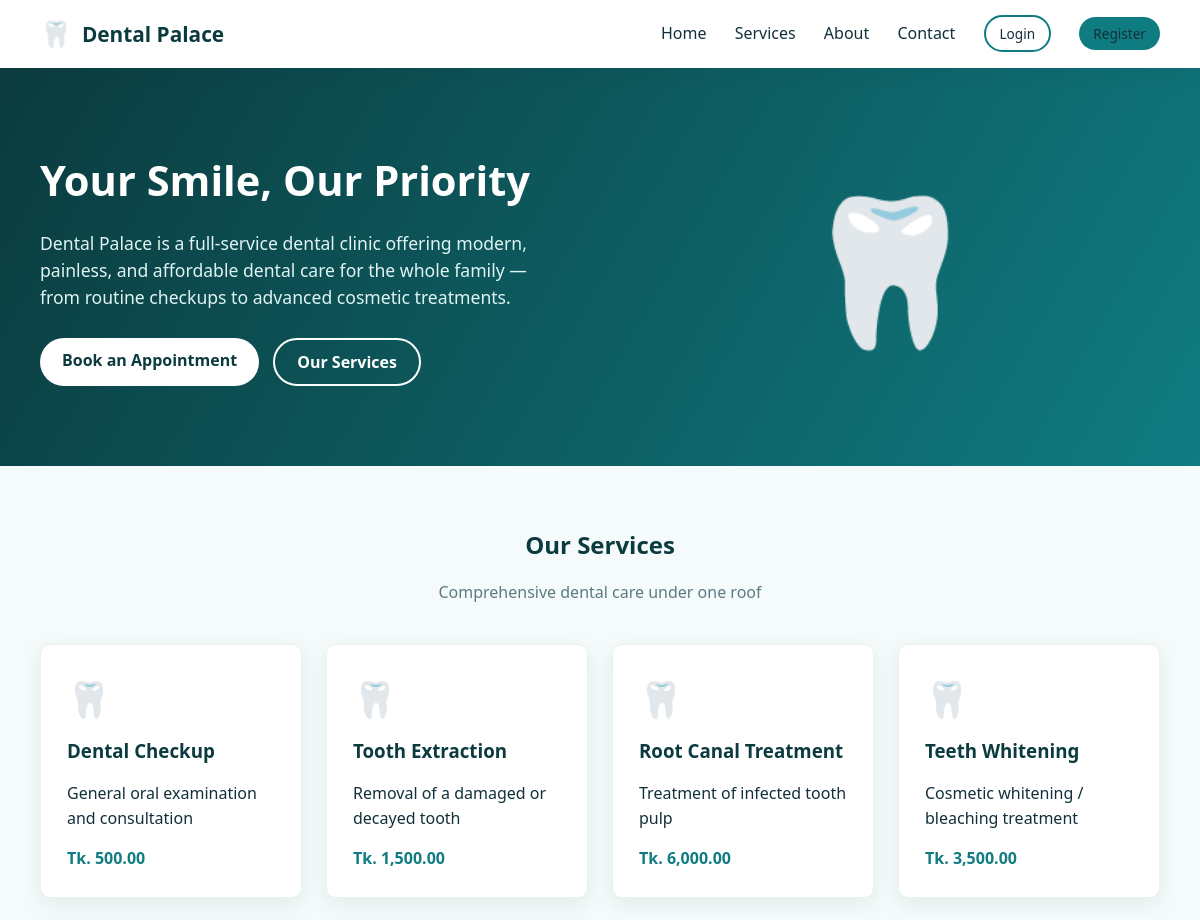
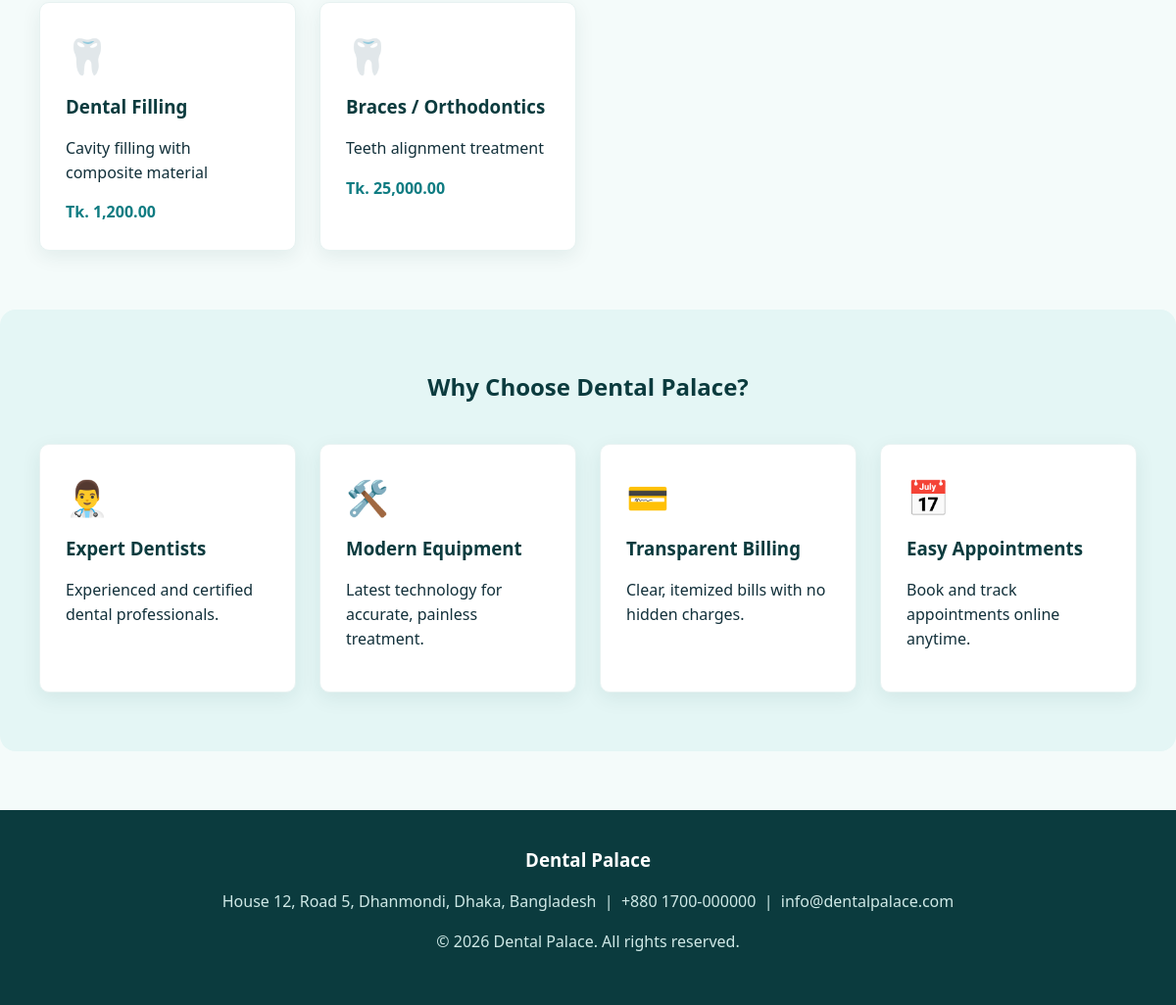
The page / on the database its author committed (2 pictures, top to bottom).
### tables this page shows
CREATE TABLE services (
    id INT AUTO_INCREMENT PRIMARY KEY,
    name VARCHAR(120) NOT NULL,
    description VARCHAR(255) DEFAULT NULL,
    price DECIMAL(10,2) NOT NULL DEFAULT 0,
    created_at TIMESTAMP DEFAULT CURRENT_TIMESTAMP
);

### includes/auth.php (called while the page is built, shortened)
<?php
function h($str) {
    return htmlspecialchars($str ?? '', ENT_QUOTES, 'UTF-8');
}

### index.php (the view, shortened to what this page needs)
<?php
require_once __DIR__ . '/includes/auth.php';
$services = $conn->query("SELECT * FROM services ORDER BY id ASC LIMIT 6");
require_once __DIR__ . '/includes/site_header.php';
?>
<section class="hero">
  <div class="content">
    <h1 style="color:#fff;">Your Smile, Our Priority</h1>
    <p>Dental Palace is a full-service dental clinic offering modern, painless, and affordable dental care for the whole family — from routine checkups to advanced cosmetic treatments.</p>
    <div style="margin-top:26px; display:flex; gap:14px; flex-wrap:wrap;">
      <a href="<?php echo BASE_URL; ?>/register.php" class="btn" style="background:#fff; color:var(--teal-900);">Book an Appointment</a>
      <a href="#services" class="btn btn-outline" style="border-color:#fff; color:#fff;">Our Services</a>
    </div>
  </div>
  <div class="art">🦷</div>
</section>
<section class="section" id="services">
  <div class="section-title">
    <h2>Our Services</h2>
    <p>Comprehensive dental care under one roof</p>
  </div>
  <div class="grid grid-3">
    <?php while ($s = $services->fetch_assoc()): ?>
      <div class="card">
        <div class="icon">🦷</div>
        <h3><?php echo h($s['name']); ?></h3>
        <p><?php echo h($s['description']); ?></p>
        <div class="price">Tk. <?php echo number_format($s['price'], 2); ?></div>
      </div>
    <?php endwhile; ?>
  </div>
</section>
<section class="section" id="about" style="background:var(--teal-100); border-radius:16px;">
  <div class="section-title">
    <h2>Why Choose Dental Palace?</h2>
  </div>
  <div class="grid grid-4">
    <div class="card"><div class="icon">👨‍⚕️</div><h3>Expert Dentists</h3><p>Experienced and certified dental professionals.</p></div>
    <div class="card"><div class="icon">🛠️</div><h3>Modern Equipment</h3><p>Latest technology for accurate, painless treatment.</p></div>
    <div class="card"><div class="icon">💳</div><h3>Transparent Billing</h3><p>Clear, itemized bills with no hidden charges.</p></div>
    <div class="card"><div class="icon">📅</div><h3>Easy Appointments</h3><p>Book and track appointments online anytime.</p></div>
  </div>
</section>
<?php require_once __DIR__ . '/includes/site_footer.php'; ?>

### includes/site_header.php (shortened to what this page needs)
<!DOCTYPE html>
<html lang="en">
<head>
<link rel="stylesheet" href="<?php echo BASE_URL; ?>/assets/css/style.css">
</head>
<body>
<header class="navbar">
  <div class="brand"><span class="tooth">🦷</span> Dental Palace</div>
  <nav>
    <a href="<?php echo BASE_URL; ?>/index.php">Home</a>
    <a href="<?php echo BASE_URL; ?>/index.php#services">Services</a>
    <a href="<?php echo BASE_URL; ?>/index.php#about">About</a>
    <a href="<?php echo BASE_URL; ?>/index.php#contact">Contact</a>
    <?php if (isset($_SESSION['user_id'])): ?>
      <a href="<?php echo BASE_URL; ?>/<?php echo $_SESSION['role']; ?>/dashboard.php" class="btn btn-sm">Dashboard</a>
    <?php else: ?>
      <a href="<?php echo BASE_URL; ?>/login.php" class="btn btn-outline btn-sm">Login</a>
      <a href="<?php echo BASE_URL; ?>/register.php" class="btn btn-sm">Register</a>
    <?php endif; ?>
  </nav>
</header>

### includes/site_footer.php
<footer class="footer" id="contact">
  <h3 style="color:#fff;">Dental Palace</h3>
  <p>House 12, Road 5, Dhanmondi, Dhaka, Bangladesh &nbsp;|&nbsp; +880 1700-000000 &nbsp;|&nbsp; info@dentalpalace.com</p>
  <p>&copy; <?php echo date('Y'); ?> Dental Palace. All rights reserved.</p>
</footer>
</body>
</html>

### assets/css/style.css (style rules this page uses)
:root { --teal-900:#0b3b3e; --teal-700:#0f7c82; --teal-500:#17a6ad; --teal-100:#e4f6f5; --mint-bg:#f4fbfa; --navy:#12303a; --ink-soft:#5b7b83; --white:#ffffff; --amber:#e0a63e; --danger:#c1443b; --success:#2f9e63; --radius:10px; --shadow:0 6px 20px rgba(15,60,64,0.08); font-family:'Segoe UI', 'Poppins', Arial, sans-serif; }
* { box-sizing:border-box; }
body { margin:0; background:var(--mint-bg); color:var(--navy); line-height:1.55; }
h1,h2,h3,h4 { font-family:'Poppins','Segoe UI',sans-serif; color:var(--teal-900); margin:0 0 .5em; }
a { color:var(--teal-700); text-decoration:none; }
.navbar { display:flex; align-items:center; justify-content:space-between; background:var(--white); padding:14px 40px; box-shadow:var(--shadow); position:sticky; top:0; z-index:100; }
.navbar .brand { display:flex; align-items:center; gap:10px; font-weight:700; font-size:1.3rem; color:var(--teal-900); }
.navbar .brand .tooth { font-size:1.6rem; }
.navbar nav a { margin-left:24px; color:var(--navy); font-weight:500; }
.btn { display:inline-block; padding:10px 22px; border-radius:30px; border:none; background:var(--teal-700); color:#fff; font-weight:600; cursor:pointer; transition:.2s; text-align:center; }
.btn-outline { background:transparent; color:var(--teal-700); border:2px solid var(--teal-700); }
.btn-sm { padding:6px 14px; font-size:.85rem; border-radius:20px; }
.hero { background:linear-gradient(120deg, var(--teal-900), var(--teal-700)); color:#fff; padding:80px 40px; display:flex; align-items:center; gap:40px; flex-wrap:wrap; }
.hero .content { flex:1; min-width:280px; }
.hero h1 { color:#fff; font-size:2.6rem; margin-bottom:.3em; }
.hero p { font-size:1.1rem; color:#dff4f3; max-width:520px; }
.hero .art { flex:1; min-width:260px; text-align:center; font-size:9rem; }
.section { padding:60px 40px; max-width:1200px; margin:0 auto; }
.section-title { text-align:center; margin-bottom:40px; }
.section-title p { color:var(--ink-soft); }
.grid { display:grid; gap:24px; }
.grid-3 { grid-template-columns:repeat(auto-fit, minmax(240px,1fr)); }
.grid-4 { grid-template-columns:repeat(auto-fit, minmax(220px,1fr)); }
.card { background:#fff; border-radius:var(--radius); padding:26px; box-shadow:var(--shadow); border:1px solid #e7f2f1; }
.card .icon { font-size:2.2rem; margin-bottom:10px; }
.card h3 { margin-bottom:8px; }
.card .price { color:var(--teal-700); font-weight:700; margin-top:10px; }
.footer { background:var(--teal-900); color:#cfe9e7; padding:36px 40px; text-align:center; margin-top:60px; }

### rows shown on the page
services: name "Dental Checkup", description "General oral examination and consultation", price "500.00"
services: name "Tooth Extraction", description "Removal of a damaged or decayed tooth", price "1,500.00"
services: name "Root Canal Treatment", description "Treatment of infected tooth pulp", price "6,000.00"
services: name "Teeth Whitening", description "Cosmetic whitening / bleaching treatment", price "3,500.00"
services: name "Dental Filling", description "Cavity filling with composite material", price "1,200.00"
services: name "Braces / Orthodontics", description "Teeth alignment treatment", price "25,000.00"
